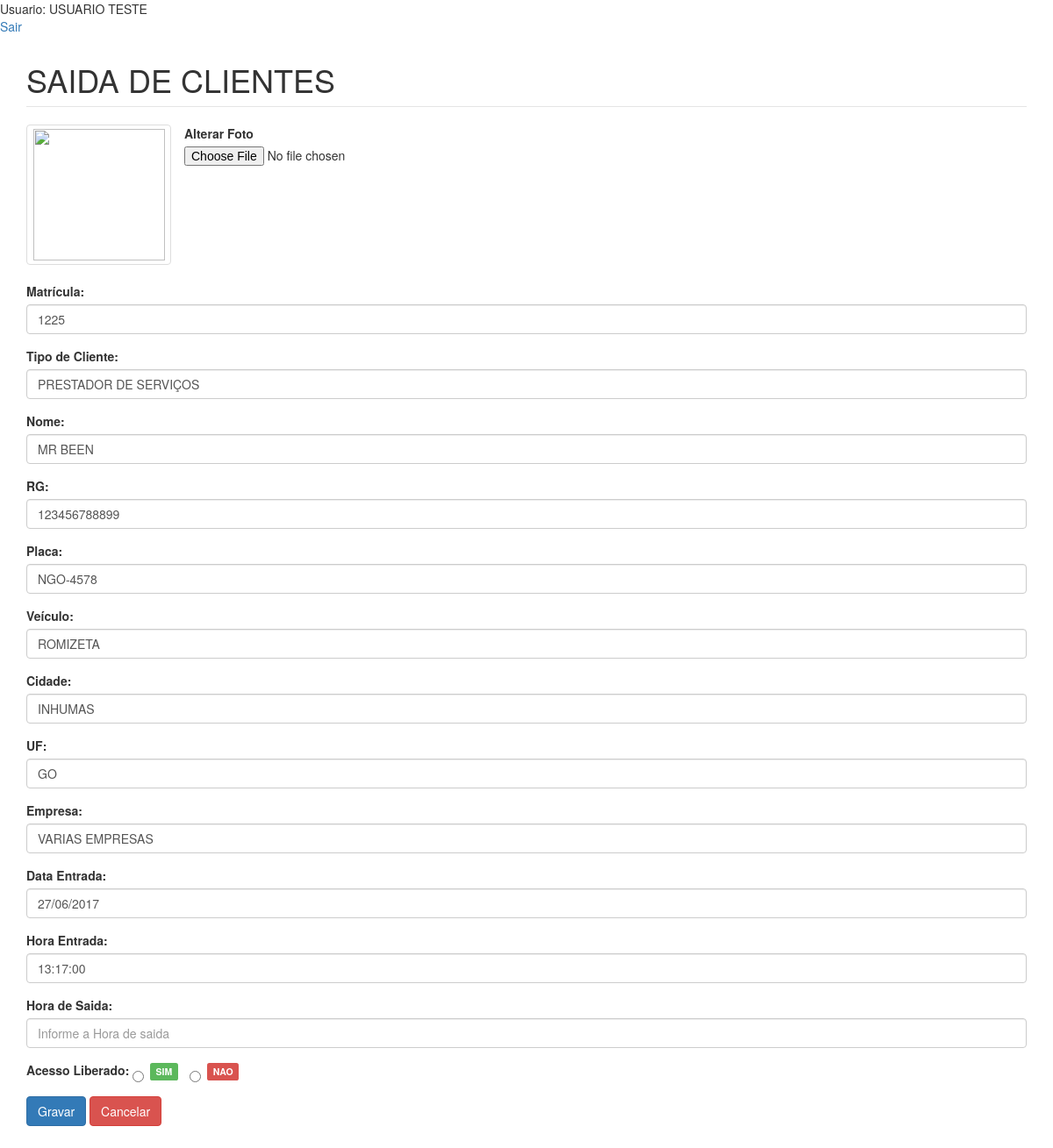
/editar.php?id=19 (signed in), run on the app's committed database.
### tables this page shows
CREATE TABLE IF NOT EXISTS `tb_entrada` (
  `id` int(5) NOT NULL AUTO_INCREMENT,
  `matricula` int(20) NOT NULL,
  `tipo` varchar(30) NOT NULL,
  `situacao` varchar(5) NOT NULL,
  `nome` varchar(50) NOT NULL,
  `identidade` varchar(30) NOT NULL,
  `placa` varchar(10) NOT NULL,
  `veiculo` varchar(30) NOT NULL,
  `cidade` varchar(20) NOT NULL,
  `uf` varchar(2) NOT NULL,
  `empresa` varchar(30) NOT NULL,
  `dataentrada` varchar(20) NOT NULL,
  `horaentrada` varchar(20) NOT NULL,
  `horasaida` varchar(8) NOT NULL,
  `foto` varchar(200) NOT NULL,
  PRIMARY KEY (`id`),
  UNIQUE KEY `matricula` (`matricula`,`horasaida`)
);

### editar.php (the view, shortened to what this page needs)
<?
if(!isset($_SESSION["usuarioNome"]) and !isset($_SESSION["usuarioNome"]))
{
	header("Location:index.php");exit;
	}else {
	echo "Usuario: ". $_SESSION['usuarioNome'];
	}
?>
<br> <a href="sair.php">Sair</a>
<?php
$id_cliente = (isset($_GET['id'])) ? $_GET['id'] : '';
if (!empty($id_cliente) && is_numeric($id_cliente)):
	$conexao = conexao::getInstance();
	$sql = 'SELECT id, matricula, tipo, situacao, nome, identidade, placa, veiculo, cidade, uf, empresa, foto, dataentrada, horaentrada, horasaida FROM tb_entrada WHERE id = :id';
	$stm = $conexao->prepare($sql);
	$stm->bindValue(':id', $id_cliente);
	$stm->execute();
	$cliente = $stm->fetch(PDO::FETCH_OBJ);
endif;
?>
<!DOCTYPE html>
<html>
<head>
	<link rel="stylesheet" type="text/css" href="css/bootstrap.min.css">
	<link rel="stylesheet" type="text/css" href="css/custom.css">
</head>
<body>
	<div class='container'>
		<fieldset>
			<legend><h1>SAIDA DE CLIENTES</h1></legend>
			<?php if(empty($cliente)):?>
				<h3 class="text-center text-danger">Cliente não encontrado!</h3>
			<?php else: ?>
				<form action="action_foto.php" method="post" id='form-contato' enctype='multipart/form-data'>
					<div class="row">
						<label for="nome">Alterar Foto</label>
				      	<div class="col-md-2">
						    <a href="#" class="thumbnail">
						      <img src="fotos/<?=$cliente->foto?>" height="190" width="150" id="foto-cliente">
						    </a>
					  	</div>
					  	<input type="file" name="foto" id="foto" value="foto" >
				  	</div>
				    <div class="form-group">
					<label for="matricula">Matrícula:</label>
					<input type="matricula" class="form-control" id="matricula" name="matricula" value="<?=$cliente->matricula?>"placeholder="Informe a Matricula">
                    </div>
			    <div class="form-group">
			      <label for="tipo">Tipo de Cliente:</label>
                  <input type="tipo"  class="form-control" id="tipo" name="tipo" value="<?=$cliente->tipo?>"placeholder="Informe o Tipo de Cliente">
	            </div>
			    <div class="form-group">
			      <label for="nome">Nome:</label>
			      <input type="nome"  class="form-control" id="nome" maxlength="30" name="nome" value="<?=$cliente->nome?>"placeholder="Informe o Nome">
	            </div>
			    <div class="form-group">
			      <label for="identidade">RG:</label>
			      <input type="identidade"  class="form-control" id="identidade" maxlength="25" name="identidade" value="<?=$cliente->identidade?>"placeholder="Informe o RG">
	            </div>
			    <div class="form-group">
			      <label for="placa">Placa:</label>
			      <input type="placa"  class="form-control" id="placa" maxlength="12" name="placa" value="<?=$cliente->placa?>"placeholder="Informe a Placa">
	            </div>
			    <div class="form-group">
			      <label for="veiculo">Veículo:</label>
			      <input type="veiculo"  class="form-control" id="veiculo" maxlength="20" name="veiculo" value="<?=$cliente->veiculo?>"placeholder="Informe o Veiculo">
	            </div>
                <div class="form-group">
			      <label for="cidade">Cidade:</label>
			      <input type="cidade" class="form-control" id="cidade" maxlength="13" name="cidade" value="<?=$cliente->cidade?>"placeholder="Informe a Cidade">
	            </div>
			    <div class="form-group">
			      <label for="uf">UF:</label>
			      <input type="uf" class="form-control" id="uf" maxlength="3" name="uf" value="<?=$cliente->uf?>"placeholder="Informe o Estado">
	            </div>
			    <div class="form-group">
			      <label for="empresa">Empresa:</label>
			      <input type="empresa" class="form-control" id="empresa" maxlength="25" name="empresa" value="<?=$cliente->empresa?>"placeholder="Informe a Empresa">
		        </div>
			    <div class="form-group">
			      <label for="dataentrada">Data Entrada:</label>
			      <input type="dataentrada" class="form-control" id="dataentrada" maxlength="10" name="dataentrada" value="<?=$cliente->dataentrada?>"placeholder="Informe a Data">
		        </div>
				<div class="form-group">
			      <label for="horaentrada">Hora Entrada:</label>
			      <input type="horaentrada" class="form-control" id="horaentrada" maxlength="10" name="horaentrada" value="<?=$cliente->horaentrada?>"placeholder="Informe a Hora de entrada">
		        </div>
				<div class="form-group">
			      <label for="horasaida">Hora de Saida:</label>
			      <input type="horasaida" class="form-control" id="horasaida" maxlength="10" name="horasaida" value="<?=$cliente->horasaida?>"placeholder="Informe a Hora de saida">
		        </div>
                <div class="form-group">
                        <label for="acesso">Acesso Liberado:  </label>
			            <label class="radio-inline">
						<input type="radio"  name="situacao" value="1">
						<span class="label label-success">SIM</span>
	                   </label>
                 	   <label class="radio-inline">
						<input type="radio" name="situacao" value="2">
						<span class="label label-danger">NAO</span>
	                   </label>
               </div>
				    <button type="submit" class="btn btn-primary" id='botao'>
				      Gravar
				    </button>
				    <a href='r_entrada.php' class="btn btn-danger">Cancelar</a>
				</form>
			<?php endif; ?>
		</fieldset>
	</div>
</body>
</html>

### css/custom.css (style rules this page uses)
fieldset { margin:1% auto; }

### data on the page
tb_entrada: matricula "1225", tipo "PRESTADOR DE SERVIÇOS", nome "MR BEEN", identidade "123456788899", placa "NGO-4578", veiculo "ROMIZETA", cidade "INHUMAS", uf "GO", empresa "VARIAS EMPRESAS", dataentrada "27/06/2017", horaentrada "13:17:00"

### other printed values
$_SESSION['usuarioNome'] "USUARIO TESTE"
